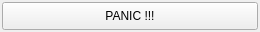
<?xml version="1.0" encoding="UTF-8"?>
<ui version="4.0">
 <class>PanicPanel</class>
 <widget class="QWidget" name="PanicPanel">
  <property name="geometry">
   <rect>
    <x>0</x>
    <y>0</y>
    <width>260</width>
    <height>32</height>
   </rect>
  </property>
  <property name="windowTitle">
   <string>Form</string>
  </property>
  <layout class="QGridLayout" name="gridLayout">
   <property name="leftMargin">
    <number>2</number>
   </property>
   <property name="topMargin">
    <number>2</number>
   </property>
   <property name="rightMargin">
    <number>2</number>
   </property>
   <property name="bottomMargin">
    <number>2</number>
   </property>
   <property name="spacing">
    <number>2</number>
   </property>
   <item row="0" column="0">
    <widget class="QPushButton" name="buttonPanic">
     <property name="sizePolicy">
      <sizepolicy hsizetype="Expanding" vsizetype="Expanding">
       <horstretch>1</horstretch>
       <verstretch>0</verstretch>
      </sizepolicy>
     </property>
     <property name="minimumSize">
      <size>
       <width>48</width>
       <height>28</height>
      </size>
     </property>
     <property name="maximumSize">
      <size>
       <width>16777215</width>
       <height>28</height>
      </size>
     </property>
     <property name="toolTip">
      <string>PANIC !!! - Send all notes off and reset all controllers.</string>
     </property>
     <property name="text">
      <string>PANIC !!!</string>
     </property>
     <property name="iconSize">
      <size>
       <width>20</width>
       <height>20</height>
      </size>
     </property>
    </widget>
   </item>
  </layout>
 </widget>
 <resources/>
 <connections/>
</ui>
